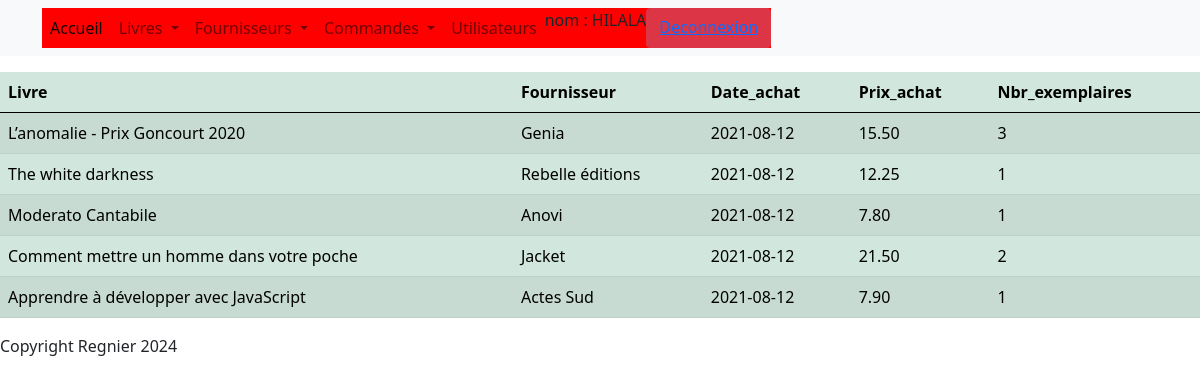
The page /?controller=commandes&action=all_commandes (signed in) on the database its author committed.
### tables this page shows
CREATE TABLE `commander` (
  `id_commande` int(11) NOT NULL,
  `Id_Livre` int(11) NOT NULL,
  `Id_fournisseur` int(11) NOT NULL,
  `Date_achat` date NOT NULL,
  `Prix_achat` decimal(6,2) NOT NULL,
  `Nbr_exemplaires` int(11) NOT NULL
);

CREATE TABLE `livres` (
  `Id_Livre` int(11) NOT NULL,
  `ISBN` varchar(50) NOT NULL,
  `Titre_livre` varchar(100) NOT NULL,
  `Theme_livre` varchar(50) NOT NULL,
  `Nbr_pages_livre` int(11) NOT NULL,
  `Format_livre` varchar(50) NOT NULL,
  `Nom_auteur` varchar(100) NOT NULL,
  `Prenom_auteur` varchar(100) NOT NULL,
  `Editeur` varchar(100) NOT NULL,
  `Annee_edition` int(11) NOT NULL,
  `Prix_vente` decimal(6,2) NOT NULL,
  `Langue_livre` varchar(50) NOT NULL
);

CREATE TABLE `fournisseurs` (
  `Id_fournisseur` int(11) NOT NULL,
  `Code_fournisseur` varchar(50) NOT NULL COMMENT 'Le code du fournisseur',
  `Raison_sociale` varchar(50) NOT NULL COMMENT 'Nom de la compagnie du fournisseur',
  `Rue_fournisseur` varchar(100) DEFAULT NULL COMMENT 'Rue du fournisseur',
  `Code_postal` varchar(50) DEFAULT NULL COMMENT 'Code postal du fournisseur',
  `Localite` varchar(100) DEFAULT NULL COMMENT 'Localité du fournisseur',
  `Pays` varchar(100) DEFAULT NULL COMMENT 'Pays du fournisseur',
  `Tel_fournisseur` varchar(50) DEFAULT NULL COMMENT 'téléphone du fournisseur',
  `Url_fournisseur` varchar(100) DEFAULT NULL COMMENT 'Adresse du site Web du fournisseur',
  `Email_fournisseur` varchar(50) DEFAULT NULL COMMENT 'Email du fournisseur',
  `Fax_fournisseur` varchar(50) DEFAULT NULL COMMENT 'Fax du fournisseur'
);

### Controllers/Controller_commandes.php (called while the page is built, shortened)
<?php
class Controller_commandes extends Controller
{
    public function action_all_commandes()
    {
        $m=Model::get_model();
        $data=['commandes'=>$m->get_all_commandes()];
        $this->render("all_commandes",$data);
    }
}

### Models/Model.php (called while the page is built, shortened)
<?php
class Model
{
    private $bd;
    private static $instance=null;
    private function __construct()
    {
        try {
            $this->bd = new PDO('mysql:host=localhost;dbname=gestion_librairie_mvc', 'root', '');
            $this->bd->query("SET NAMES 'utf8'");
            $this->bd->setAttribute(PDO::ATTR_ERRMODE, PDO::ERRMODE_EXCEPTION);
        }
        catch (PDOException $e)
        {
            die('<p>Echec connexion. Erreur [' . $e->getCode() . '] : ' . $e->getMessage() . '</p>');
        }
    }
    public static function get_model()
    {
        if(is_null(self::$instance))
        {
            self::$instance=new Model();
        }
        return self::$instance;
    }
public function get_all_commandes()
{
    try {
        $requete = $this->bd->prepare('SELECT id_commande, L.Titre_livre, F.Raison_sociale, Date_achat, Prix_achat, Nbr_exemplaires FROM commander C JOIN fournisseurs F ON C.Id_fournisseur = F.Id_fournisseur JOIN livres L ON C.Id_Livre = L.Id_Livre;');
        $requete->execute();
    } catch (PDOException $e) {
        die('Erreur [' . $e->getCode() . '] : ' . $e->getMessage() . '</p>');
    }
    return $requete->fetchAll(PDO::FETCH_OBJ);
}
}

### Views/Commandes/view_all_commandes.php (the view, shortened to what this page needs)
<div>
<table id='table' class="table table-success table-striped">
    <thead>
        <th>Livre</th>
        <th>Fournisseur</th>
        <th>Date_achat</th>
        <th>Prix_achat</th>
        <th>Nbr_exemplaires</th>
    </thead>
    <?php  foreach($commandes as $c ): ?>
    <tr>
        <td><?=$c->Titre_livre?></td>
        <td><?=$c->Raison_sociale?></td>
        <td><?=$c->Date_achat?></td>
        <td><?=$c->Prix_achat?></td>
        <td><?=$c->Nbr_exemplaires?></td>
    </tr>
    <?php endforeach; ?>
</table>
</div>

### Content/css/style.css (style rules this page uses)
* { margin: 0; padding: 0; box-sizing: border-box; }

### rows shown on the page
commander: Id_Livre.Titre_livre "L’anomalie - Prix Goncourt 2020", Id_fournisseur.Raison_sociale "Genia", Date_achat "2021-08-12", Prix_achat "15.50", Nbr_exemplaires "3"
commander: Id_Livre.Titre_livre "The white darkness", Id_fournisseur.Raison_sociale "Rebelle éditions", Date_achat "2021-08-12", Prix_achat "12.25", Nbr_exemplaires "1"
commander: Id_Livre.Titre_livre "Moderato Cantabile", Id_fournisseur.Raison_sociale "Anovi", Date_achat "2021-08-12", Prix_achat "7.80", Nbr_exemplaires "1"
commander: Id_Livre.Titre_livre "Comment mettre un homme dans votre poche", Id_fournisseur.Raison_sociale "Jacket", Date_achat "2021-08-12", Prix_achat "21.50", Nbr_exemplaires "2"
commander: Id_Livre.Titre_livre "Apprendre à développer avec JavaScript", Id_fournisseur.Raison_sociale "Actes Sud", Date_achat "2021-08-12", Prix_achat "7.90", Nbr_exemplaires "1"

### other values the page prints
$_SESSION["nom"] "HILALA"
